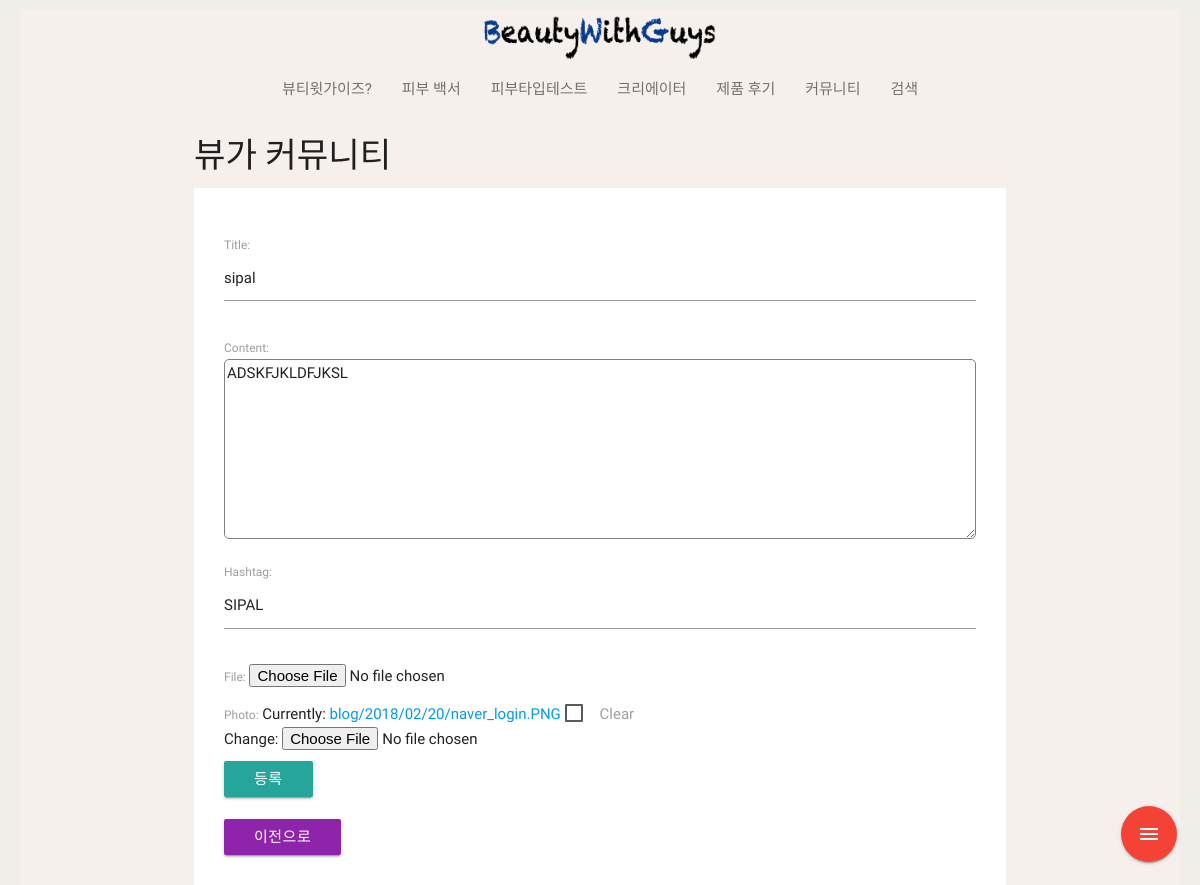
/post/7/edit/ (signed in), run on an earlier commit of the app's database.
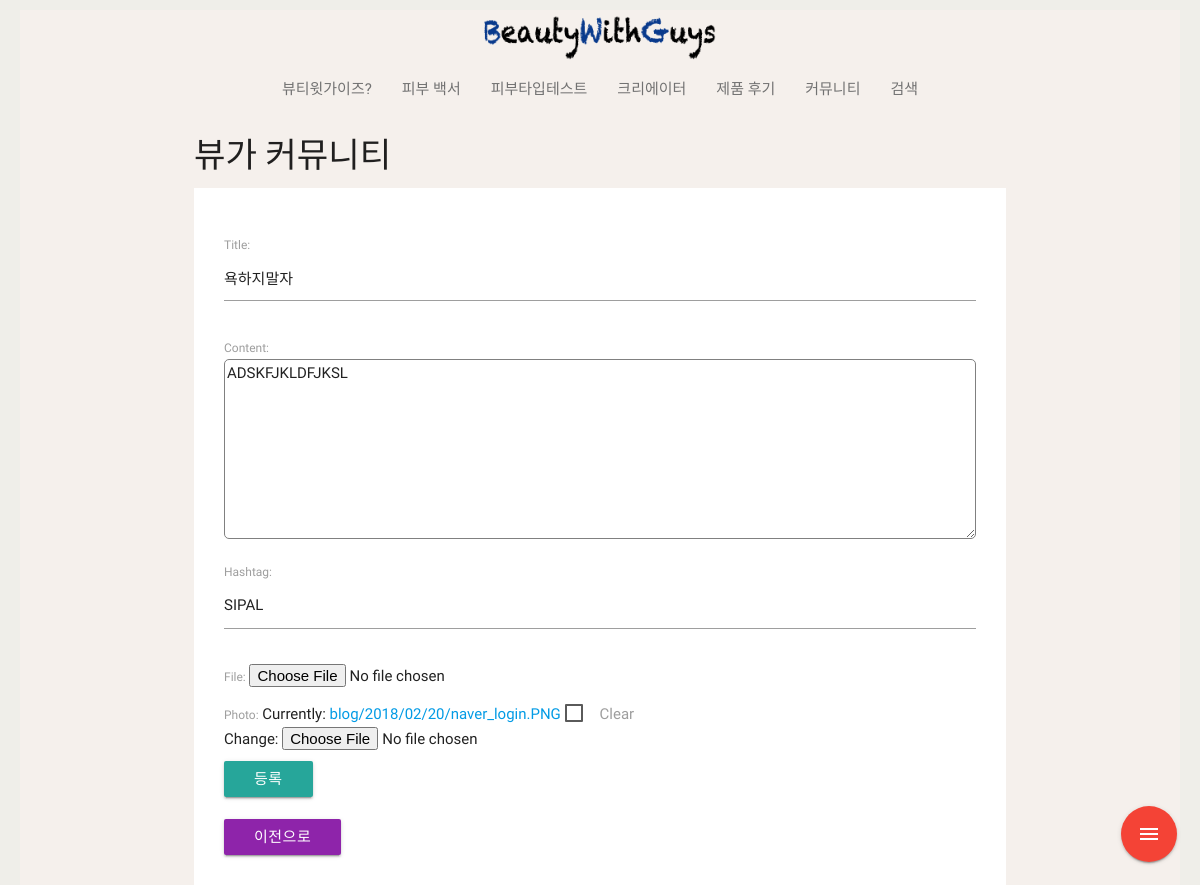
And on a later commit of the database.
### post/models.py (models this page shows, shortened)
class Post(models.Model):
    tag = models.ManyToManyField(Tag, blank=True, null=True)
    hashtag = models.CharField(max_length=10)
    user = models.CharField(max_length=20)
    title = models.CharField(max_length=50)
    content = models.TextField()
    created_at = models.DateTimeField(
        auto_now_add=True,
    )
    updated_at = models.DateTimeField(
        auto_now=True,
    )
    file = models.FileField(blank=True)
    photo = models.ImageField(blank=True, upload_to="blog/%Y/%m/%d")

### post/views.py (the view, shortened to what this page needs)
# urls.py: path('<int:pk>/edit/', views.post_edit, name='post_edit'),
def post_edit(request, pk):
    post = Post.objects.get(pk=pk)
    form = PostForm(request.POST or None, request.FILES or None, instance=post)
    ctx = {
        'form': form,
    }
    return render(request, 'post/post_write.html', ctx)

### post/forms.py
class PostForm(forms.ModelForm):
    class Meta:
        model = Post
        fields = ['title', 'content', 'hashtag', 'file', 'photo',]
    def __init__(self, *args, **kwargs):
        super().__init__(*args, **kwargs)
        self.fields['file'].required = False
        self.fields['photo'].required = False

### post/templates/post/post_write.html (shortened to what this page needs)
{% extends 'base.html' %}
{% load static %}
{% block content %}
<h4>뷰가 커뮤니티</h4>
<div class="post">
<form method="POST" action="" enctype="multipart/form-data" novalidate>
	{{ form.as_p }}
<input type="submit" value="등록" class="btn waves-effect waves-light"></form>
<br>
<a href = "{% url 'post:post_list' %}" class="btn purple darken-1">이전으로</a>
</div>
{% endblock %}

What changed in the data, as far as the page shows it:
changed Post "ADSKFJKLDFJKSL": title "sipal" → "욕하지말자"
